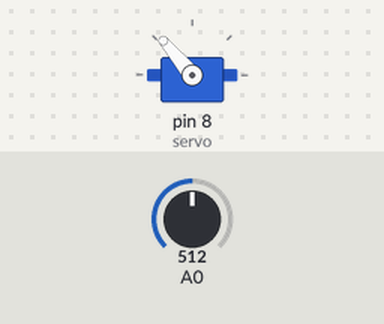
The sketch below on a simulated Arduino Uno, built with avr-gcc and run on an emulated ATmega328P. Shown: servo. Inputs (shaded band) come from the test bench; at power-on: A0 = 512.

Above: at 1.2 s.
1.3 s: A0 set to 33
4.3 s: A0 set to 27
At 5.5 s:
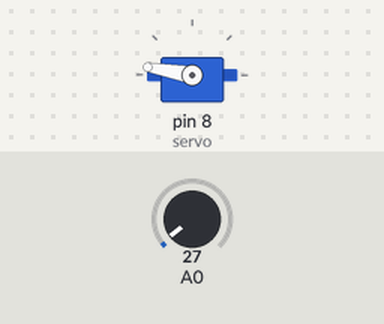
5.8 s: A0 set to 122
At 8.7 s:
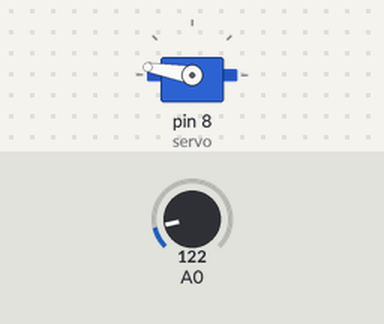
8.8 s: A0 set to 20
At 9.7 s:
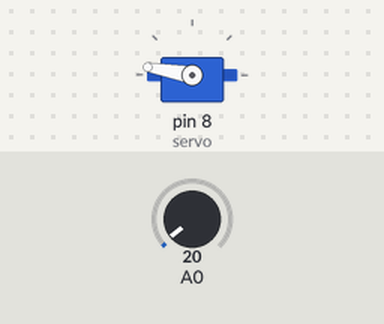
Timing chart, 0 to 11.3 s (numbered marks = the images above; inputs shaded):
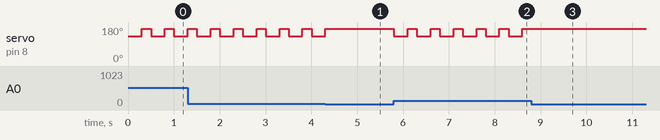

The sketch:

T-Rex-Slayer.ino
```cpp
#include<Servo.h>
double x,z,c,v,b;
Servo servo;
int angle = 10;
void setup(){
  pinMode(A0,INPUT);
   servo.attach(8);
  servo.write(angle);
  }

void loop(){
  x=analogRead(A0);
  z=analogRead(A0);
  v=analogRead(A0);
  c=analogRead(A0);
  b=analogRead(A0);
  x=(z+x+c+v+b)/5;
 if(x>30.00)
  {
    servo.write(130);
    delay(300);
    servo.write(170);
    delay(200);
  }

}
```

Measured:
- the behaviour switches between 31 and 30 on A0 (found by bisection; images 0 and 1)
- after the input at 4.3 s, servo on pin 8 (servo): goes on until 4.3 s, then stays 170°
- after the input at 5.8 s, servo on pin 8 (servo): alternates 170° for 0.20 s and 130° for 0.30 s, starting at once
- after the input at 8.8 s, servo on pin 8 (servo): stops changing and stays 170°
- by itself, servo on pin 8 (servo): alternates 170° for 0.20 s and 130° for 0.30 s
